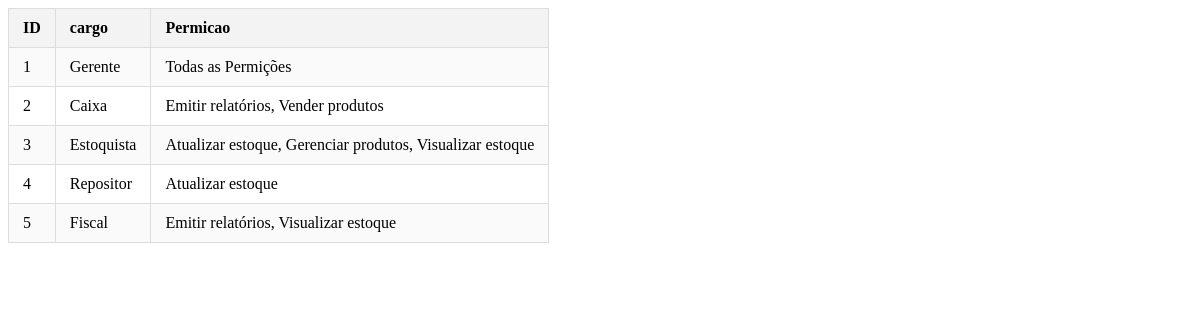
The page /tabelas/cargos.php on the database its author committed.
### tables this page shows
CREATE TABLE cargo(
	id_cargo INT PRIMARY KEY AUTO_INCREMENT NOT NULL,
    nome VARCHAR(50) NOT NULL,
    descricao VARCHAR(200) NOT NULL
);

### tabelas/cargos.php (the view, shortened to what this page needs)
<!DOCTYPE html>
<html lang="pt-br">
<head>
    <link rel="stylesheet" href="css/tabelas.css">
</head>
<body>
<?php
require_once("processa/conn.php");
$sql = "
    SELECT
        cargo.id_cargo,
        cargo.nome,
        CASE
            WHEN COUNT(DISTINCT cargo_permicao.id_permicao) = (SELECT COUNT(*) FROM permicao)
            THEN 'Todas as Permições'
            ELSE GROUP_CONCAT(DISTINCT permicao.nome SEPARATOR ', ')
        END
    FROM cargo
    LEFT JOIN cargo_permicao ON cargo.id_cargo = cargo_permicao.id_cargo
    LEFT JOIN permicao ON cargo_permicao.id_permicao = permicao.id_permicao
    GROUP BY cargo.id_cargo, cargo.nome;
    ";
$resultado = mysqli_query($conexao, $sql);
if ($resultado && mysqli_num_rows($resultado) > 0) {
    echo '<div class="table-container">';
    echo "<table>";
    echo "<tr>
            <th>ID</th>
            <th>cargo</th>
            <th>Permicao</th>
        </tr>";
    while ($cargo = mysqli_fetch_row($resultado)) {
        echo "<tr>
                <td>" . $cargo[0] . "</td>
                <td>" . $cargo[1] . "</td>
                <td>" . $cargo[2] . "</td>
            </tr>";
    }
    echo "</table>";
    echo "</div>";
} else {
    echo "Nenhum Cargo encontrado.";
}
?>
</body>
</html>

### css/tabelas.css (style rules this page uses)
.table-container { width: 100%; overflow-x: auto; margin-bottom: 20px; }
.table-container table { width: max-content; border-collapse: collapse; background: white; }
.table-container th, .table-container td { padding: 10px 14px; border: 1px solid #ddd; white-space: nowrap; }
.table-container th { background: #f3f3f3; font-weight: bold; text-align: left; }
.table-container tr:nth-child(even) { background: #fafafa; }

### rows shown on the page
cargo: id_cargo "1", nome "Gerente", cargo "Todas as Permições"
cargo: id_cargo "2", nome "Caixa", cargo "Emitir relatórios, Vender produtos"
cargo: id_cargo "3", nome "Estoquista", cargo "Atualizar estoque, Gerenciar produtos, Visualizar estoque"
cargo: id_cargo "4", nome "Repositor", cargo "Atualizar estoque"
cargo: id_cargo "5", nome "Fiscal", cargo "Emitir relatórios, Visualizar estoque"
